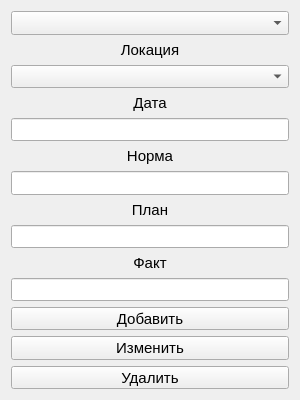
<?xml version="1.0" encoding="UTF-8"?>
<ui version="4.0">
 <class>addData</class>
 <widget class="QWidget" name="addData">
  <property name="enabled">
   <bool>true</bool>
  </property>
  <property name="geometry">
   <rect>
    <x>0</x>
    <y>0</y>
    <width>300</width>
    <height>400</height>
   </rect>
  </property>
  <property name="minimumSize">
   <size>
    <width>300</width>
    <height>400</height>
   </size>
  </property>
  <property name="maximumSize">
   <size>
    <width>300</width>
    <height>422</height>
   </size>
  </property>
  <property name="font">
   <font>
    <pointsize>11</pointsize>
   </font>
  </property>
  <property name="windowTitle">
   <string>Form</string>
  </property>
  <layout class="QVBoxLayout" name="verticalLayout_2">
   <item>
    <layout class="QVBoxLayout" name="verticalLayout">
     <item>
      <widget class="QComboBox" name="comboBox"/>
     </item>
     <item>
      <widget class="QLabel" name="label">
       <property name="text">
        <string>Локация</string>
       </property>
       <property name="alignment">
        <set>Qt::AlignCenter</set>
       </property>
      </widget>
     </item>
     <item>
      <widget class="QComboBox" name="comboBox_2"/>
     </item>
     <item>
      <widget class="QLabel" name="label_2">
       <property name="text">
        <string>Дата</string>
       </property>
       <property name="alignment">
        <set>Qt::AlignCenter</set>
       </property>
      </widget>
     </item>
     <item>
      <widget class="QLineEdit" name="lineEdit_2"/>
     </item>
     <item>
      <widget class="QLabel" name="label_3">
       <property name="text">
        <string>Норма</string>
       </property>
       <property name="alignment">
        <set>Qt::AlignCenter</set>
       </property>
      </widget>
     </item>
     <item>
      <widget class="QLineEdit" name="lineEdit_3"/>
     </item>
     <item>
      <widget class="QLabel" name="label_4">
       <property name="text">
        <string>План</string>
       </property>
       <property name="alignment">
        <set>Qt::AlignCenter</set>
       </property>
      </widget>
     </item>
     <item>
      <widget class="QLineEdit" name="lineEdit_4"/>
     </item>
     <item>
      <widget class="QLabel" name="label_5">
       <property name="text">
        <string>Факт</string>
       </property>
       <property name="alignment">
        <set>Qt::AlignCenter</set>
       </property>
      </widget>
     </item>
     <item>
      <widget class="QLineEdit" name="lineEdit_5"/>
     </item>
     <item>
      <widget class="QPushButton" name="pushButton">
       <property name="text">
        <string>Добавить</string>
       </property>
      </widget>
     </item>
     <item>
      <widget class="QPushButton" name="pushButton_2">
       <property name="text">
        <string>Изменить</string>
       </property>
      </widget>
     </item>
     <item>
      <widget class="QPushButton" name="pushButton_3">
       <property name="text">
        <string>Удалить</string>
       </property>
      </widget>
     </item>
    </layout>
   </item>
  </layout>
 </widget>
 <resources/>
 <connections/>
</ui>
